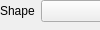
          <widget class="gui::CollapsibleWidget" name="spatialNode">
           <property name="sizePolicy">
            <sizepolicy hsizetype="Preferred" vsizetype="Maximum">
             <horstretch>0</horstretch>
             <verstretch>0</verstretch>
            </sizepolicy>
           </property>
           <property name="icon" stdset="0">
            <iconset resource="../resource/resource.qrc">
             <normaloff>:/16x16_ico_png/database.png</normaloff>:/16x16_ico_png/database.png</iconset>
           </property>
           <property name="iconVisible" stdset="0">
            <bool>true</bool>
           </property>
           <property name="collapsed" stdset="0">
            <bool>true</bool>
           </property>
           <property name="text" stdset="0">
            <string>Spatial Query Node</string>
           </property>
           <property name="frameShape" stdset="0">
            <enum>QFrame::NoFrame</enum>
           </property>
           <widget class="QWidget" name="page_10">
            <layout class="QVBoxLayout" name="verticalLayout_32">
             <item>
              <layout class="QGridLayout" name="gridLayout_13">
               <property name="leftMargin">
                <number>0</number>
               </property>
               <property name="topMargin">
                <number>0</number>
               </property>
               <property name="rightMargin">
                <number>0</number>
               </property>
               <property name="bottomMargin">
                <number>0</number>
               </property>
               <item row="1" column="0">
                <widget class="QLabel" name="label_20">
                 <property name="text">
                  <string>Flags</string>
                 </property>
                </widget>
               </item>
               <item row="0" column="0">
                <widget class="QLabel" name="label_35">
                 <property name="sizePolicy">
                  <sizepolicy hsizetype="Maximum" vsizetype="Preferred">
                   <horstretch>0</horstretch>
                   <verstretch>0</verstretch>
                  </sizepolicy>
                 </property>
                 <property name="text">
                  <string>Shape</string>
                 </property>
                </widget>
               </item>
               <item row="1" column="1">
                <widget class="QCheckBox" name="spnEnabled">
                 <property name="text">
                  <string>Enabled</string>
                 </property>
                </widget>
               </item>
               <item row="0" column="1">
                <widget class="QComboBox" name="spnShape">
                 <property name="sizePolicy">
                  <sizepolicy hsizetype="Preferred" vsizetype="Fixed">
                   <horstretch>0</horstretch>
                   <verstretch>0</verstretch>
                  </sizepolicy>
                 </property>
                </widget>
               </item>
               <item row="2" column="0" colspan="2">
                <widget class="QPushButton" name="btnDelSpatialNode">
                 <property name="text">
                  <string>Remove Spatial Query Node</string>
                 </property>
                 <property name="icon">
                  <iconset resource="../resource/resource.qrc">
                   <normaloff>:/16x16_ico_png/delete.png</normaloff>:/16x16_ico_png/delete.png</iconset>
                 </property>
                </widget>
               </item>
              </layout>
             </item>
             <item>
              <spacer name="verticalSpacer_3">
               <property name="orientation">
                <enum>Qt::Vertical</enum>
               </property>
               <property name="sizeHint" stdset="0">
                <size>
                 <width>20</width>
                 <height>40</height>
                </size>
               </property>
              </spacer>
             </item>
            </layout>
           </widget>
          </widget>
